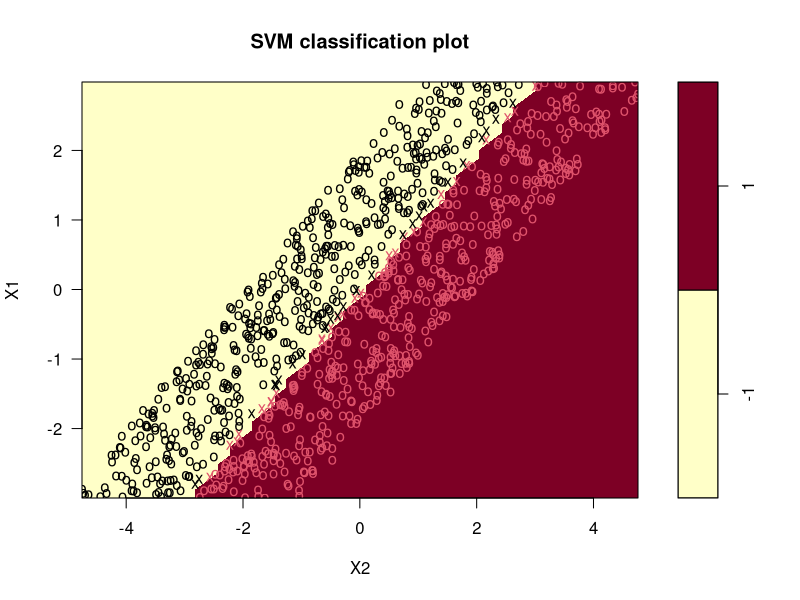
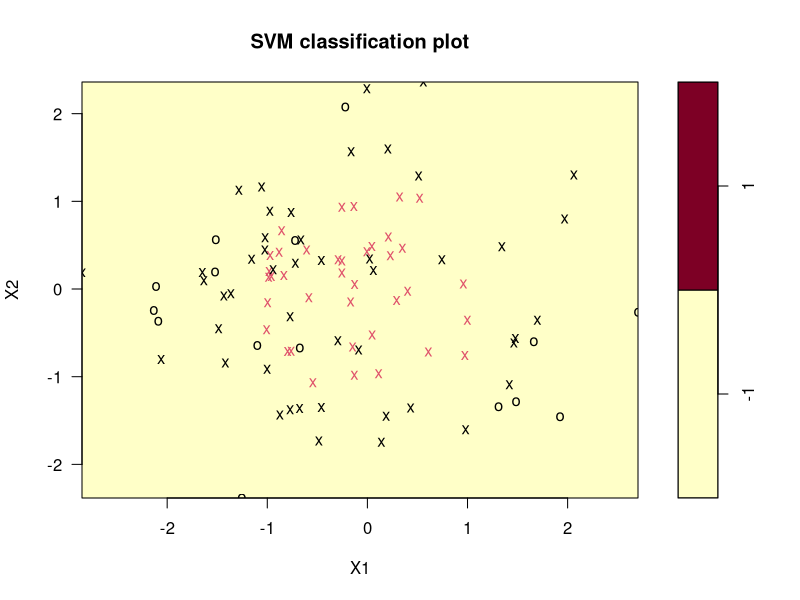
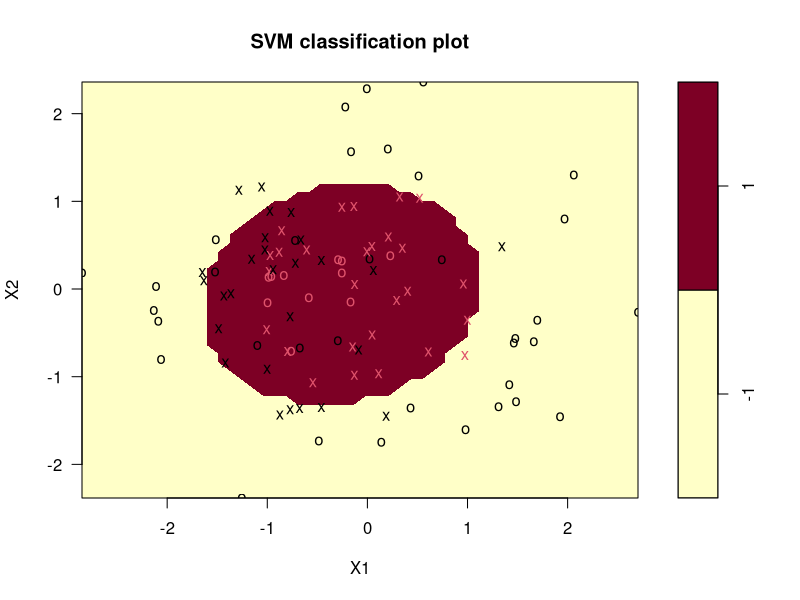

Write the R code that produced these figures, in order. (Note: this script raises an error after producing the figures.)
## TP Support Vector Machines
library(e1071)
n=500
b=runif(n,min=0,max=2)
bprim=runif(n,min=-2,max=0)
x=runif(n,min=-3,max=3)
xprim=runif(n,min=-3,max=3)
x1=c(x,xprim)
x2=c(b+x,bprim+xprim)
y=c(rep(1,n),rep(-1,n))
Z=data.frame(X1=x1,X2=x2,classe=y)
Z$classe=as.factor(Z$classe)
svmlinear=svm(classe~.,data=Z,kernel="linear",cost=20)
png(file = "svmlinear.png", width = 800, height = 700)
plot(svmlinear,data=Z)
dev.off()
## vecteurs supports/indices/intercept
xi=svmlinear$SV
alphaygreci=svmlinear$coefs
beta0=svmlinear$rho
svmlinear$index
## Eq. de l'hyperplan séparateur en fonction de x 
## sum(alphaygreci*t(xi)%*%x+beta0=0)

## Prendre cost proche de l'infini pour retrouve le SVM non flexible.
## Remarque : le SVM non flexible est basé sur un faible nombre de vecteurs supports
## prédiction sur l'échantillon d'entraînement
pred=predict(svmlinear,Z)
tab=table(Predits=pred,Obs=Z$classe)
tab
## Erreur d'entraînement : 1-sum(diag(tab))/(taille de l'échantillon d'apprentissage)

## Erreur test : on prend un échantillon test Ztilde et on predit :
#pred=predict(svmlinear,Ztilde)
#tabtilde=table(Predits=pred,Obs=Ztilde$classe)
#tabtilde
#Erreur test : 1-sum(diag(tabtilde))/(taille de l'échantillon test)

## Si l'on enlève l'option sur le noyau, on utilise les SVM à noyau gaussien.
svmgauss=svm(classe~.,data=Z)

## Exercice 1 : Exemple 2
p=3
n=100
X=matrix(rnorm(n*p),nr=n)
y=2*(apply(X^2,1,sum)<sqrt(p))-1
Z=data.frame(cbind(X,y))
colnames(Z)[p+1]="classe"
colnames(Z)[1:p]=paste("X", 1:p, sep="")
Z$classe=as.factor(Z$classe)
svmex2=svm(classe~.,data=Z,kernel="polynomial")
svmex2bis=svm(classe~.,data=Z,kernel="polynomial",degree=2)
png(file = "svmex2.png", width = 800, height = 700)
plot(svmex2,data=Z,X2~X1,slice=list(X3=mean(Z$X3)))
## Ne fonctionne pas !! Utiliser un noyau de degré pair pour ce problème
dev.off()
png(file = "svmex2bis.png", width = 800, height = 700)
plot(svmex2bis,data=Z,X2~X1,slice=list(X3=mean(Z$X3)))
dev.off()
## Noyau gaussien
svmex2tri=svm(classe~.,data=Z)

## calibrage des paramètres
tune.svm(classe~., data = Z,gamma = 2^(-7:0), cost = 2^(-2:3))
## Classifieur optimal obtenu pour gamma=0.5 et cost=1)
svmopt=svm(classe~.,data=Z,gamma=0.5,cost=1)

## Erreur test pour le choix optimal
p=3
ntest=100
Xtest=matrix(rnorm(ntest*p),nr=ntest)
ytest=2*(apply(Xtest^2,1,sum)<sqrt(p))-1
Ztest=data.frame(cbind(Xtest,ytest))
colnames(Ztest)[p+1]="classe"
colnames(Ztest)[1:p]=paste("X", 1:p, sep="")
Ztest$classe=as.factor(Ztest$classe)

predtest=predict(svmopt,Ztest)
tabtest=table(Predits=predtest,Obs=Ztest$classe)
tabtest
erreurclassiftest=1-sum(diag(tabtest))/ntest
erreurclassiftest

## polynomial
## calibrage des paramètres
tune.svm(classe~., data = Z,gamma = 2^(-7:0), kernel="polynomial", degree=c(2,4,6), cost = 2^(-2:3))
## Classifieur optimal obtenu pour degree=2, gamma=0.5 et cost=1)
svmoptpoly=svm(classe~.,data=Z,kernel="polynomial",gamma=0.5,degree=2,cost=1)
predtestpoly=predict(svmoptpoly,Ztest)
tabtest=table(Predits=predtest,Obs=Ztest$classe)
tabtest
erreurclassiftestpoly=1-sum(diag(tabtest))/ntest
erreurclassiftestpoly

## Utilisation de slice (tranche) : on choisit deux variables
## et on prend une tranche en fixant les valeurs des variables restantes
## Le plus naturel est de prendre la moyenne.

## Si on
liste=liste(X3=mean(Z$X3))
for (i in 4:p){
  liste=cbind(liste,X4=mean$X4)
}
## plot(svmex2Q10,data=Z,X2~X1,slice=liste))

## Exercice 2 : IRIS

data(iris)
str(iris)
library(ggplot2)
qplot(Petal.Length,Petal.Width,data=iris,color= Species)

# IRIS et SVM

svmiris=svm(Species~.,data=iris,kernel="linear")
## Le choix par défaut est "radial", i.e. noyau gaussien
summary(svmiris)
plot(svmiris,data=iris,Petal.Width~Petal.Length,,slice=list(Sepal.Width=3,Sepal.Length=5))
print(svmiris$coefs)
## Matrice de confusion
pred=predict(svmiris,iris)
tab=table(Predits=pred,Obs=iris$Species)
tab

#Support Vector Machine
library(e1071)
svmiris=svm(Species~.,data=iris,kernel="linear")
## Le choix par défaut est "radial", i.e. noyau gaussien
summary(svmiris)
plot(svmiris,data=iris,Petal.Width~Petal.Length,,slice=list(Sepal.Width=3,Sepal.Length=5))
print(svmiris.coef_)
## Matrice de confusion
pred=predict(svmiris,iris)
tab=table(Predits=pred,Obs=iris$Species)
tab

## On peut à nouveau envisager de calibrer les paramètres de manière à minimiser l'erreur.
## On sélectionne au hasard 100 individus.
IndTrain=sample(1:150,size=100,replace=FALSE)
iristrain=iris[IndTrain,]
iristest=iris[-IndTrain,]
tune.svm(Species~.,data=iristrain,gamma=seq(0.1,2,by=0.2),cost=seq(0.1,10,by=0.4))
## choix optimal, gam=0.1,cost=4.1 (sur mon exemple)
svmoptiris=svm(Species~.,data=iristrain,gamma=0.1,cost=4.1)
predtest=predict(svmoptiris,iristest)
tab=table(Predits=predtest,Obs=iristest$Species)
tab

## Exercice 3 (proche projet)
